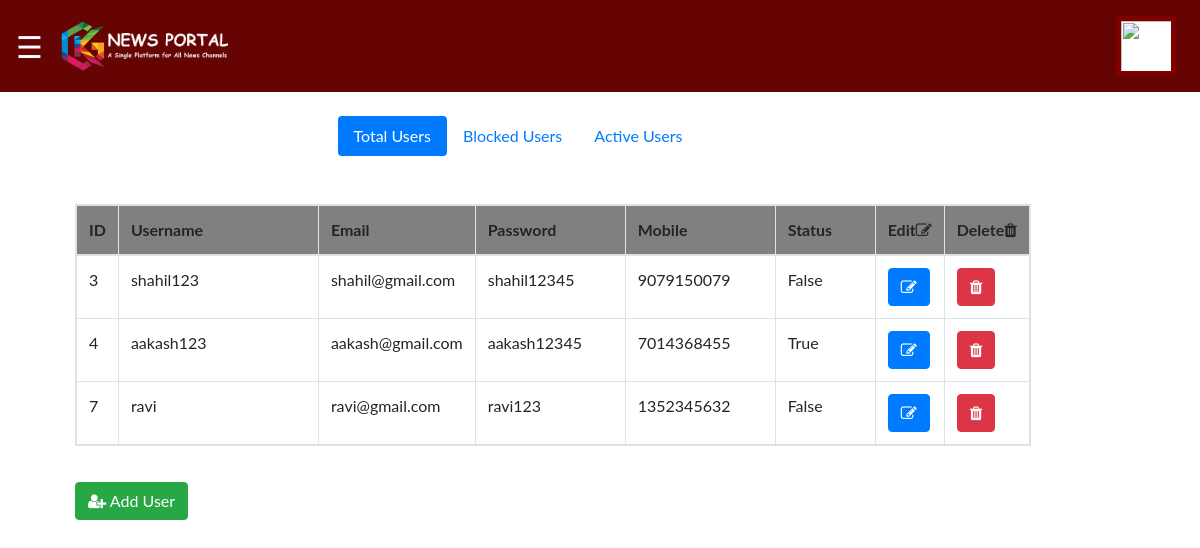
Screenshot of /super_admin/all_users (signed in) with the database file from the repository.
### users/models.py (models this page shows, shortened)
class Users(models.Model):
    username = models.CharField(max_length=100, unique=True)
    email = models.EmailField(unique=True)
    password = models.CharField(max_length=100)
    mobile = models.CharField(max_length=10, unique=True)
    status = models.BooleanField(default=True)

### super_admin/views.py (the view)
# urls.py: path('all_users', views.all_users, name='all_users'),
def all_users(request):
    if not request.session.get('ad_email'):
        return redirect('admin_login')
    users=Users.objects.all()
    blockuser=Users.objects.filter(status=False)
    activeuser=Users.objects.filter(status=True)
    dict={
        'users':users,
        'blockuser':blockuser,
        'activeuser':activeuser
    }
    return render(request, 'super_admin/backend/all_users.html', dict)

### templates/super_admin/backend/all_users.html (shortened to what this page needs)
{% extends 'super_admin/base5.html' %}
{% load static %}
{% block main %}
<section>
<div class="container tablist" style="margin-top: 0px;">
  <br>
  <div class="container"><div class="row"> <div class="col-sm-3"></div> <div class="col-sm-6">
<ul class="nav nav-pills " role="tablist" >
    <li class="nav-item">
      <a class="nav-link active" data-toggle="pill" href="#home">Total Users</a>
    </li>
    <li class="nav-item">
      <a class="nav-link" data-toggle="pill" href="#menu1">Blocked Users</a>
    </li>
    <li class="nav-item">
      <a class="nav-link" data-toggle="pill" href="#menu2">Active Users</a>
    </li>
  </ul>
</div></div></div>
<br>
<div>
<div class="container">
  <div class="row">
  <div class="tab-content">
    <div id="home" class="container tab-pane active" style="background-color:white;"><br>
      <div class="container">
        <div class="row">
          <div class="col-md-12">
            <table class="table table-hover table-bordered table-responsive">
              <thead style="background-color:gray; margin:10px;">
                  <tr>
                    <th>ID</th>
                    <th width="200px;">Username</th>
                    <th>Email</th>
                    <th width="150px;">Password</th>
                    <th width="150px;">Mobile</th>
                    <th width="100px;">Status</th>
                    <th>Edit<i class="fa fa-edit"></i></th>
                    <th>Delete<i class="fa fa-trash" aria-hidden="true"></i></th>
                  </tr>
              </thead>
            <tbody>
            {% for i in users %}
                  <tr>
                    <td>{{ i.id }}</td>
                    <td><div>{{ i.username }}</div></td>
                    <td><div>{{ i.email }}</div></td>
                    <td><div>{{ i.password }}</div></td>
                    <td><div>{{i.mobile}}</div></td>
                    <td>{{ i.status }}</td>
                    <td><a href="{% url 'edit_user' i.id%}" class="btn btn-primary"><i class="fa fa-edit"></i></a></td>
                    <td><a href="{% url 'del_user' i.id %}" class="btn btn-danger"><i class="fa fa-trash" aria-hidden="true"></i></a></td>
                  </tr>
            {% endfor %}
            </tbody>
          </table>
          </div>
        </div>
      </div>
    </div>
  </div>
</div>
</div>
</div>
  <button class="btn btn-success" style="margin:20px 30px;"><a href="{% url 'add_user' %}" style="color:white;"><i class="fa fa-user-plus"></i> Add User</a></button></div>
</section>
{% endblock %}

### templates/super_admin/base5.html (style rules this page uses)
body { font-family: "Lato", sans-serif; }
.active { background-color:#a71818; }

### rows the page displays
Users: id "3", username "shahil123", email "shahil@gmail.com", password "shahil12345", mobile "9079150079", status "False"
Users: id "4", username "aakash123", email "aakash@gmail.com", password "aakash12345", mobile "7014368455", status "True"
Users: id "7", username "ravi", email "ravi@gmail.com", password "ravi123", mobile "1352345632", status "False"
